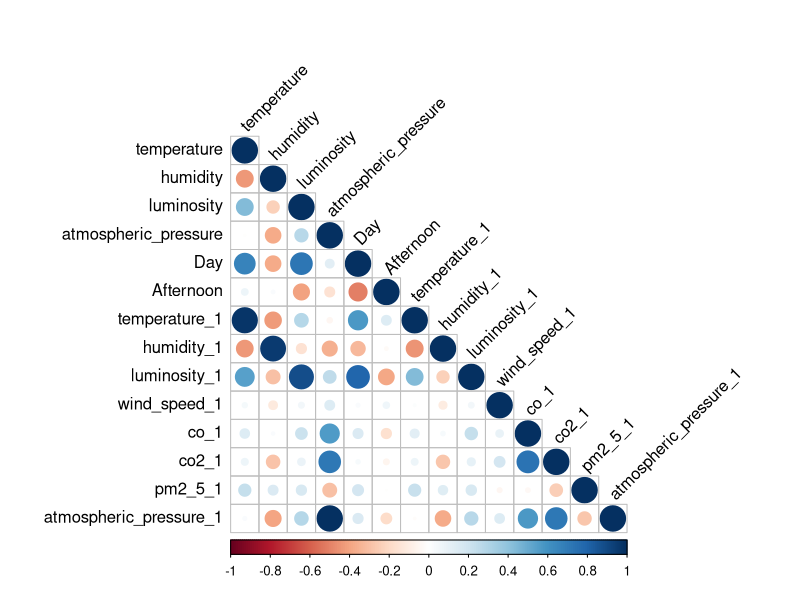
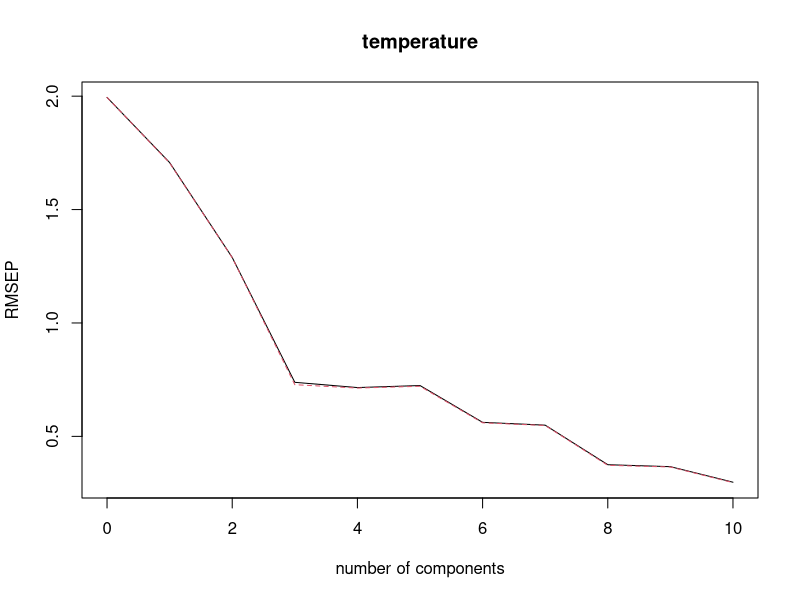
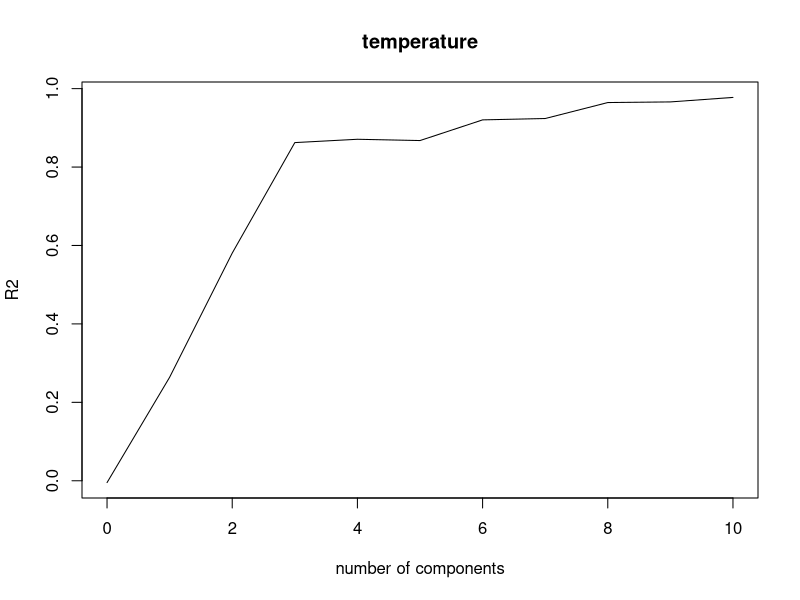
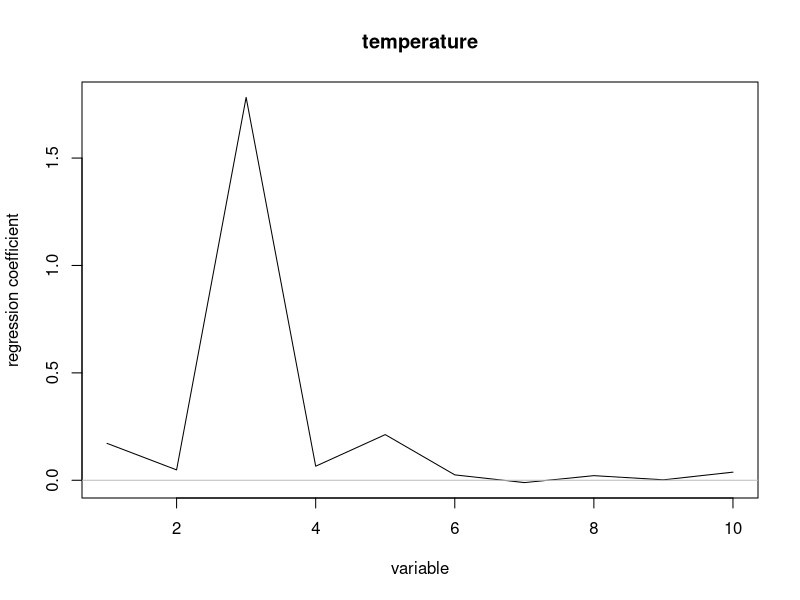
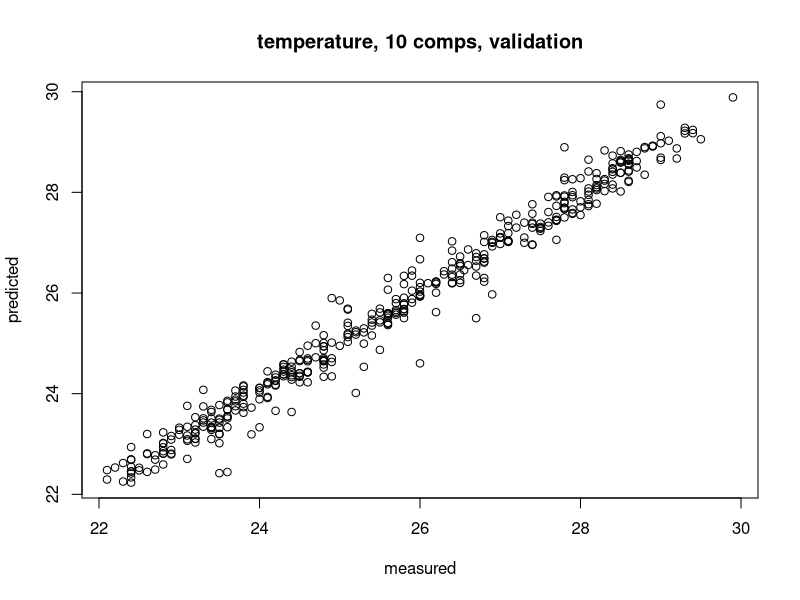
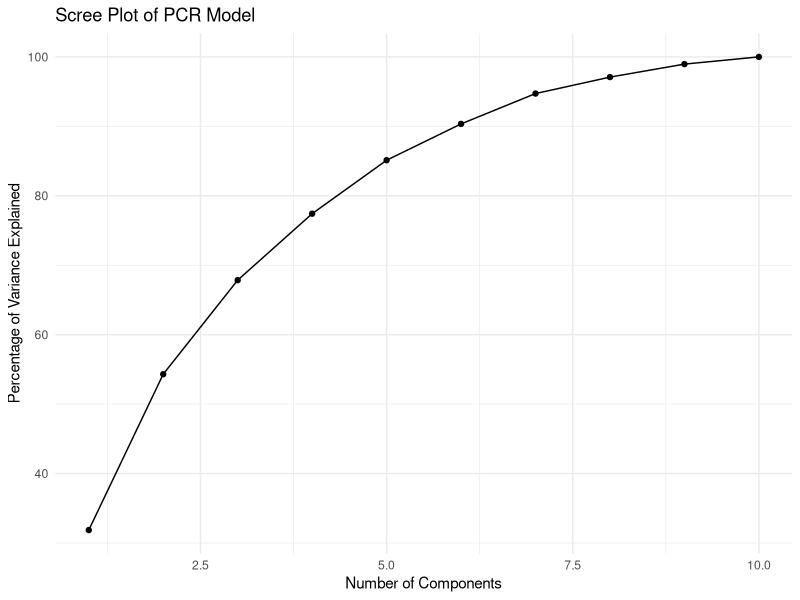
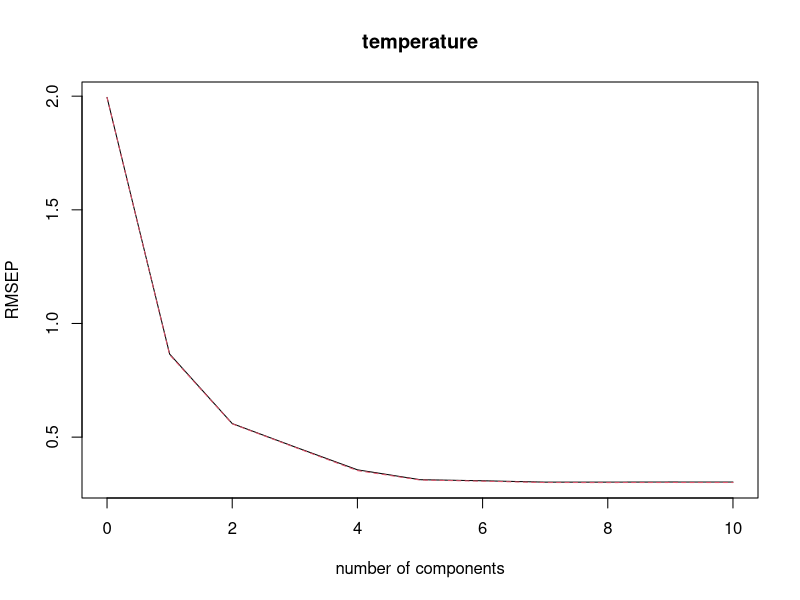
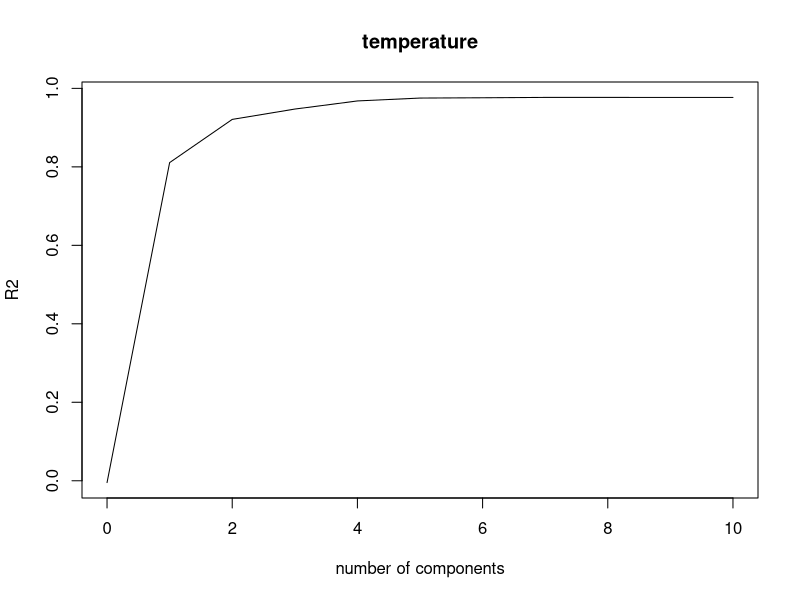

The R script that drew these images, in order: (Note: this script raises an error after producing the figures.)
setwd('C:\\Users\\user\\Desktop\\IoTFeds\\everweather_Imprv\\everW')
WorkingEnviroment <- setwd('C:\\Users\\user\\Desktop\\IoTFeds\\everweather_Imprv\\everW')
library(readxl)

Data <- read_excel("MyData.xlsx")
summary(Data)
library(corrplot)

# Extract numeric columns
numeric_columns <- sapply(Data, is.numeric)
numeric_data <- Data[, numeric_columns]
# Calculate the correlation matrix
cor_matrix <- cor(numeric_data)
# Visualize the correlation matrix using corrplot
corrplot(cor_matrix, method = "circle", type = 'lower', tl.col = "black", tl.srt = 45)

library(dplyr)
library(tidyr)
library(pls)

Data <- Data[, !names(Data) %in% c('rain_percentage_1')]
# Splitting the dataframe
train_set <- Data[1:430, ]
test <- Data[(431:nrow(Data)), ]
data <- train_set

data1 <- data[, !names(data) %in% c('humidity', 'luminosity', 'co', 'c02', 'pm2_5', 'atmospheric_pressure')]
data2 <- data[, !names(data) %in% c('temperature', 'luminosity', 'co', 'c02', 'pm2_5', 'atmospheric_pressure')]
data3 <- data[, !names(data) %in% c('humidity', 'temperature', 'co', 'c02', 'pm2_5', 'atmospheric_pressure')]
data4 <- data[, !names(data) %in% c('humidity', 'luminosity', 'co', 'c02', 'pm2_5', 'temperature')]

test1 <- test[, !names(test) %in% c('humidity', 'luminosity', 'co', 'co2', 'pm2_5', 'atmospheric_pressure')]
test2 <- test[, !names(test) %in% c('temperature', 'luminosity', 'co', 'co2', 'pm2_5', 'atmospheric_pressure')]
test3 <- test[, !names(test) %in% c('humidity', 'temperature', 'co', 'co2', 'pm2_5', 'atmospheric_pressure')]
test4 <- test[, !names(test) %in% c('humidity', 'luminosity', 'co', 'co2', 'pm2_5', 'temperature')]

#Temperature

#PCR
set.seed(2)
pcr_fit2 = pcr(temperature~., data = data1, scale = TRUE, validation = "CV",segments=5)
validationplot(pcr_fit2, val.type = "RMSEP")
validationplot(pcr_fit2, val.type = 'R2')
#validationplot(pcr_fit2, val.type = 'MSEP')
summary(pcr_fit2)
coefplot(pcr_fit2)
predplot(pcr_fit2)

pcr_rmse <- RMSEP(pcr_fit2)$val
min(pcr_rmse)
# Data for Scree Plot
components <- 1:10
variance_explained <- c(31.86 ,   54.31   , 67.85 ,   77.42  ,  85.12  ,  90.35  ,  94.72  ,  97.09 ,   98.96  ,  100.00)

# Create a data frame for ggplot
scree_data <- data.frame(Components = components, Variance = variance_explained)

library(ggplot2)
# Generate the Scree Plot
ggplot(scree_data, aes(x = Components, y = Variance)) +
  geom_line() + 
  geom_point() + 
  theme_minimal() + 
  ggtitle("Scree Plot of PCR Model") + 
  xlab("Number of Components") + 
  ylab("Percentage of Variance Explained")

#PLS

set.seed(1)
pls_fit = plsr(temperature~., data = data1, scale = TRUE, validation = "CV",segments=5 )
summary(pls_fit)

validationplot(pls_fit, val.type = "RMSEP")
validationplot(pls_fit, val.type = 'R2')
#validationplot(pls_fit, val.type = 'MSEP')
coefplot(pls_fit)
predplot(pls_fit)
pls_rmse <- RMSEP(pls_fit)$val
min(pls_rmse)


summary_output <- capture.output(summary(pls_fit))
# Adjust the regular expression based on the exact format of your summary output
variance_pattern <- "X\\s+(\\d+\\.\\d+)\\s+(\\d+\\.\\d+)\\s+(\\d+\\.\\d+)\\s+(\\d+\\.\\d+)\\s+(\\d+\\.\\d+)\\s+(\\d+\\.\\d+)\\s+(\\d+\\.\\d+)\\s+(\\d+\\.\\d+)\\s+(\\d+\\.\\d+)\\s+(\\d+\\.\\d+)"
# Extract the variance explained values
variance_matches <- regmatches(summary_output, regexpr(variance_pattern, summary_output))
# Process the extracted string to get numeric values
variance_values <- as.numeric(unlist(strsplit(variance_matches, "\\s+"))[-1])

components <- 1:10
# Plotting the scree plot
plot(components, variance_values, type = "b", xlab = "Number of Components", ylab = "Explained Variance (%)",
     pch = 19, col = "blue", main = "Scree Plot")

#Luminosity

#PCR

pcr_fit2 = pcr(luminosity~., data = data3, scale = TRUE, validation = "CV", segments=5)
validationplot(pcr_fit2, val.type = "RMSEP")
validationplot(pcr_fit2, val.type = 'R2')
#validationplot(pcr_fit2, val.type = 'MSEP')
summary(pcr_fit2)
coefplot(pcr_fit2)
predplot(pcr_fit2)
pcr_rmse <- RMSEP(pcr_fit2)$val
min(pcr_rmse)
summary_output <- capture.output(summary(pcr_fit2))
# Adjust the regular expression based on the exact format of your summary output
variance_pattern <- "X\\s+(\\d+\\.\\d+)\\s+(\\d+\\.\\d+)\\s+(\\d+\\.\\d+)\\s+(\\d+\\.\\d+)\\s+(\\d+\\.\\d+)\\s+(\\d+\\.\\d+)\\s+(\\d+\\.\\d+)\\s+(\\d+\\.\\d+)\\s+(\\d+\\.\\d+)\\s+(\\d+\\.\\d+)"
# Extract the variance explained values
variance_matches <- regmatches(summary_output, regexpr(variance_pattern, summary_output))
# Process the extracted string to get numeric values
variance_values <- as.numeric(unlist(strsplit(variance_matches, "\\s+"))[-1])
components <- 1:10
# Plotting the scree plot
plot(components, variance_values, type = "b", xlab = "Number of Components", ylab = "Explained Variance (%)",
     pch = 19, col = "blue", main = "Scree Plot")

#PLS

set.seed(1)
pls_fit = plsr(luminosity~., data = data3, scale = TRUE, validation = "CV",segments=5)
summary(pls_fit)

validationplot(pls_fit, val.type = "RMSEP")
validationplot(pls_fit, val.type = 'R2')
#validationplot(pls_fit, val.type = 'MSEP')
coefplot(pls_fit)
predplot(pls_fit)
pls_rmse <- RMSEP(pls_fit)$val
min(pls_rmse)

summary_output <- capture.output(summary(pls_fit))
# Adjust the regular expression based on the exact format of your summary output
variance_pattern <- "X\\s+(\\d+\\.\\d+)\\s+(\\d+\\.\\d+)\\s+(\\d+\\.\\d+)\\s+(\\d+\\.\\d+)\\s+(\\d+\\.\\d+)\\s+(\\d+\\.\\d+)\\s+(\\d+\\.\\d+)\\s+(\\d+\\.\\d+)\\s+(\\d+\\.\\d+)\\s+(\\d+\\.\\d+)"
# Extract the variance explained values
variance_matches <- regmatches(summary_output, regexpr(variance_pattern, summary_output))
# Process the extracted string to get numeric values
variance_values <- as.numeric(unlist(strsplit(variance_matches, "\\s+"))[-1])

components <- 1:10
# Plotting the scree plot
plot(components, variance_values, type = "b", xlab = "Number of Components", ylab = "Explained Variance (%)",
     pch = 19, col = "blue", main = "Scree Plot")

#Humidity
#PCR
pcr_fit2 = pcr(humidity~., data = data2, scale = TRUE, validation = "CV", segments=5)
validationplot(pcr_fit2, val.type = "RMSEP")
validationplot(pcr_fit2, val.type = 'R2')
#validationplot(pcr_fit2, val.type = 'MSEP')
summary(pcr_fit2)
coefplot(pcr_fit2)
predplot(pcr_fit2)
pcr_rmse <- RMSEP(pcr_fit2)$val
min(pcr_rmse)
summary_output <- capture.output(summary(pcr_fit2))
# Adjust the regular expression based on the exact format of your summary output
variance_pattern <- "X\\s+(\\d+\\.\\d+)\\s+(\\d+\\.\\d+)\\s+(\\d+\\.\\d+)\\s+(\\d+\\.\\d+)\\s+(\\d+\\.\\d+)\\s+(\\d+\\.\\d+)\\s+(\\d+\\.\\d+)\\s+(\\d+\\.\\d+)\\s+(\\d+\\.\\d+)\\s+(\\d+\\.\\d+)"
# Extract the variance explained values
variance_matches <- regmatches(summary_output, regexpr(variance_pattern, summary_output))
# Process the extracted string to get numeric values
variance_values <- as.numeric(unlist(strsplit(variance_matches, "\\s+"))[-1])
components <- 1:10
# Plotting the scree plot
plot(components, variance_values, type = "b", xlab = "Number of Components", ylab = "Explained Variance (%)",
     pch = 19, col = "blue", main = "Scree Plot")

#PLS

set.seed(1)
pls_fit = plsr(humidity~., data = data2, scale = TRUE, validation = "CV", segments=5)
summary(pls_fit)

validationplot(pls_fit, val.type = "RMSEP")
validationplot(pls_fit, val.type = 'R2')
#validationplot(pls_fit, val.type = 'MSEP')
coefplot(pls_fit)
predplot(pls_fit)
pls_rmse <- RMSEP(pls_fit)$val
min(pls_rmse)
summary_output <- capture.output(summary(pls_fit))
# Adjust the regular expression based on the exact format of your summary output
variance_pattern <- "X\\s+(\\d+\\.\\d+)\\s+(\\d+\\.\\d+)\\s+(\\d+\\.\\d+)\\s+(\\d+\\.\\d+)\\s+(\\d+\\.\\d+)\\s+(\\d+\\.\\d+)\\s+(\\d+\\.\\d+)\\s+(\\d+\\.\\d+)\\s+(\\d+\\.\\d+)\\s+(\\d+\\.\\d+)"
# Extract the variance explained values
variance_matches <- regmatches(summary_output, regexpr(variance_pattern, summary_output))
# Process the extracted string to get numeric values
variance_values <- as.numeric(unlist(strsplit(variance_matches, "\\s+"))[-1])

components <- 1:10
# Plotting the scree plot
plot(components, variance_values, type = "b", xlab = "Number of Components", ylab = "Explained Variance (%)",
     pch = 19, col = "blue", main = "Scree Plot")

#Atmospheric_pressure

#PCR
pcr_fit2 = pcr(atmospheric_pressure~., data = data4, scale = TRUE, validation = "CV", segments=5)
validationplot(pcr_fit2, val.type = "RMSEP")
validationplot(pcr_fit2, val.type = 'R2')
#validationplot(pcr_fit2, val.type = 'MSEP')
summary(pcr_fit2)
coefplot(pcr_fit2)
predplot(pcr_fit2)
pcr_rmse <- RMSEP(pcr_fit2)$val
min(pcr_rmse)

#print("Minimum RMSE for PCR:", min(pcr_rmse))
variance_explained <- c(31.86    ,54.31   , 67.85   , 77.42  ,  85.12   , 90.35  ,  94.72 ,   97.09 ,   98.96, 100.00)

# Create a data frame for ggplot
scree_data <- data.frame(Components = components, Variance = variance_explained)

# Generate the Scree Plot
ggplot(scree_data, aes(x = Components, y = Variance)) +
  geom_line() + 
  geom_point() + 
  theme_minimal() + 
  ggtitle("Scree Plot of PCR Model") + 
  xlab("Number of Components") + 
  ylab("Percentage of Variance Explained")

#PLS

set.seed(1)
pls_fit = plsr(atmospheric_pressure~., data = data4, scale = TRUE, validation = "CV", segments=5)
summary(pls_fit)

validationplot(pls_fit, val.type = "RMSEP")
validationplot(pls_fit, val.type = 'R2')
#validationplot(pls_fit, val.type = 'MSEP')
coefplot(pls_fit)
predplot(pls_fit)
pls_rmse <- RMSEP(pls_fit)$val
#print("Minimum RMSE for PLSR:", min(pls_rmse))
min(pls_rmse)

variance_explained <- c(29.25  ,  48.54  ,  59.91 ,   70.71,    77.97,    83.45,    91.42  ,  96.69 ,   98.78,  100.00)

# Create a data frame for ggplot
scree_data <- data.frame(Components = components, Variance = variance_explained)

# Generate the Scree Plot
ggplot(scree_data, aes(x = Components, y = Variance)) +
  geom_line() + 
  geom_point() + 
  theme_minimal() + 
  ggtitle("Scree Plot of PLS Model") + 
  xlab("Number of Components") + 
  ylab("Percentage of Variance Explained")

#Test set

pcr_model <- pcr(temperature~., data = data1,scale =TRUE, validation = "CV", segments=5)
pcr_pred <- predict(pcr_model, test1, ncomp =8)
y_test <- test1[, 1]
pcr_pred_numeric <- unlist(pcr_pred)
y_test_numeric <- unlist(y_test)
sqrt(mean((as.numeric(pcr_pred_numeric) - as.numeric(y_test_numeric))^2))


combined_data1 <- rbind(data1, test1)
# Assuming combined_data is your combined dataframe and pcr_pred is your PCR predictions

# Number of predictions
num_predictions <- length(pcr_pred)

# Initialize the temp_pred column with NAs
combined_data1$temp_pred <- NA

# Replace the last num_predictions values in temp_pred with your PCR predictions
combined_data1[(nrow(combined_data1) - num_predictions + 1):nrow(combined_data1), "temp_pred"] <- pcr_pred

# Load necessary library
library(ggplot2)

# Create a dataframe for plotting
plot_data <- data.frame(Index = 1:nrow(combined_data1), 
                        Temperature = combined_data1$temperature, 
                        Temp_Pred = combined_data1$temp_pred)

# Generate the plot
ggplot(plot_data, aes(x = Index)) +
  geom_line(aes(y = Temperature, colour = "Actual Temperature")) +
  geom_line(aes(y = Temp_Pred, colour = "Predicted Temperature")) +
  theme_minimal() +
  labs(title = "Temperature vs Predicted Temperature", 
       x = "Index", 
       y = "Temperature") +
  scale_colour_manual("", 
                      breaks = c("Actual Temperature", "Predicted Temperature"),
                      values = c("blue", "red"))




pcr_model <- pcr(humidity~., data = data2,scale =TRUE, validation = "CV", segments=5)
pcr_pred <- predict(pcr_model, test2, ncomp = 7)
y_test <- test2[, 1]
pcr_pred_numeric <- unlist(pcr_pred)
y_test_numeric <- unlist(y_test)
sqrt(mean((as.numeric(pcr_pred_numeric) - as.numeric(y_test_numeric))^2))

combined_data2 <- rbind(data2, test2)
# Assuming combined_data is your combined dataframe and pcr_pred is your PCR predictions

# Number of predictions
num_predictions <- length(pcr_pred)

# Initialize the temp_pred column with NAs
combined_data2$hum_pred <- NA

# Replace the last num_predictions values in temp_pred with your PCR predictions
combined_data2[(nrow(combined_data2) - num_predictions + 1):nrow(combined_data2), "hum_pred"] <- pcr_pred

# Load necessary library
library(ggplot2)

# Create a dataframe for plotting
plot_data <- data.frame(Index = 1:nrow(combined_data2), 
                        Humidity = combined_data2$humidity, 
                        Hum_Pred = combined_data2$hum_pred)

# Generate the plot
ggplot(plot_data, aes(x = Index)) +
  geom_line(aes(y = Humidity, colour = "Actual Humidity")) +
  geom_line(aes(y = Hum_Pred, colour = "Predicted Humidity")) +
  theme_minimal() +
  labs(title = "Humidity vs Predicted Humidity", 
       x = "Index", 
       y = "Humidity") +
  scale_colour_manual("", 
                      breaks = c("Actual Humidity", "Predicted Humidity"),
                      values = c("blue", "red"))


pcr_model <- pcr(luminosity~., data = data3,scale =TRUE, validation = "CV",segments=5)
pcr_pred <- predict(pcr_model, test3, ncomp =6)
y_test <- test3[, 1]
pcr_pred_numeric <- unlist(pcr_pred)
y_test_numeric <- unlist(y_test)
sqrt(mean((as.numeric(pcr_pred_numeric) - as.numeric(y_test_numeric))^2))

combined_data3 <- rbind(data3, test3)
# Assuming combined_data is your combined dataframe and pcr_pred is your PCR predictions

# Number of predictions
num_predictions <- length(pcr_pred)

# Initialize the temp_pred column with NAs
combined_data3$lum_pred <- NA

# Replace the last num_predictions values in temp_pred with your PCR predictions
combined_data3[(nrow(combined_data3) - num_predictions + 1):nrow(combined_data3), "lum_pred"] <- pcr_pred

# Load necessary library
library(ggplot2)

# Create a dataframe for plotting
plot_data <- data.frame(Index = 1:nrow(combined_data3), 
                        Luminosity = combined_data3$luminosity, 
                        Lum_Pred = combined_data3$lum_pred)

# Generate the plot
ggplot(plot_data, aes(x = Index)) +
  geom_line(aes(y = Luminosity, colour = "Actual Luminosity")) +
  geom_line(aes(y = Lum_Pred, colour = "Predicted Luminosity")) +
  theme_minimal() +
  labs(title = "Luminosity vs Predicted Luminosity", 
       x = "Index", 
       y = "Luminosity") +
  scale_colour_manual("", 
                      breaks = c("Actual Luminosity", "Predicted Luminosity"),
                      values = c("blue", "red"))


pcr_model <- pcr(atmospheric_pressure~., data = data4,scale =TRUE, validation = "CV",segments=5)
pcr_pred <- predict(pcr_model, test4, ncomp = 7)
y_test <- test4[, 1]
pcr_pred_numeric <- unlist(pcr_pred)
y_test_numeric <- unlist(y_test)
sqrt(mean((as.numeric(pcr_pred_numeric) - as.numeric(y_test_numeric))^2))


combined_data4 <- rbind(data4, test4)
# Assuming combined_data is your combined dataframe and pcr_pred is your PCR predictions

# Number of predictions
num_predictions <- length(pcr_pred)

# Initialize the temp_pred column with NAs
combined_data4$temp_pred <- NA

# Replace the last num_predictions values in temp_pred with your PCR predictions
combined_data4[(nrow(combined_data4) - num_predictions + 1):nrow(combined_data4), "atm_pred"] <- pcr_pred

# Load necessary library
library(ggplot2)

# Create a dataframe for plotting
plot_data <- data.frame(Index = 1:nrow(combined_data4), 
                        atmospheric_pressure = combined_data4$atmospheric_pressure, 
                        atm_Pred = combined_data4$atm_pred)

# Generate the plot
ggplot(plot_data, aes(x = Index)) +
  geom_line(aes(y = atmospheric_pressure, colour = "Actual atmospheric_pressure")) +
  geom_line(aes(y = atm_Pred, colour = "Predicted atmospheric_pressure")) +
  theme_minimal() +
  labs(title = "atmospheric_pressure vs Predicted atmospheric_pressure", 
       x = "Index", 
       y = "atmospheric_pressure") +
  scale_colour_manual("", 
                      breaks = c("Actual atmospheric_pressure", "Predicted atmospheric_pressure"),
                      values = c("blue", "red"))

pls_model = plsr(temperature~., data = data1, scale =TRUE, validation = "CV")
pls_pred <- predict(pls_model, test1, ncomp =5)
y_test <- test1[, 1]
pls_pred_numeric <- unlist(pls_pred)
y_test_numeric <- unlist(y_test)
sqrt(mean((as.numeric(pls_pred_numeric) - as.numeric(y_test_numeric))^2))

# Number of predictions
num_predictions <- length(pls_pred)

# Initialize the temp_pred column with NAs
combined_data1$temp_pred2 <- NA

# Replace the last num_predictions values in temp_pred with your PCR predictions
combined_data1[(nrow(combined_data1) - num_predictions + 1):nrow(combined_data1), "temp_pred2"] <- pls_pred

# Load necessary library
library(ggplot2)

# Create a dataframe for plotting
plot_data <- data.frame(Index = 1:nrow(combined_data1), 
                        Temperature = combined_data1$temperature, 
                        Temp_Pred = combined_data1$temp_pred)

# Generate the plot
ggplot(plot_data, aes(x = Index)) +
  geom_line(aes(y = Temperature, colour = "Actual Temperature")) +
  geom_line(aes(y = Temp_Pred, colour = "Predicted Temperature")) +
  theme_minimal() +
  labs(title = "Temperature vs Predicted Temperature", 
       x = "Index", 
       y = "Temperature") +
  scale_colour_manual("", 
                      breaks = c("Actual Temperature", "Predicted Temperature"),
                      values = c("blue", "red"))



pls_model = plsr(humidity~., data = data2, scale =TRUE, validation = "CV")
pls_pred <- predict(pls_model, test2, ncomp = 7)
y_test <- test2[, 1]
pls_pred_numeric <- unlist(pls_pred)
y_test_numeric <- unlist(y_test)
sqrt(mean((as.numeric(pls_pred_numeric) - as.numeric(y_test_numeric))^2))

combined_data2$hum_pred2 <- NA
combined_data2[(nrow(combined_data2) - num_predictions + 1):nrow(combined_data2), "hum_pred2"] <- pls_pred
library(ggplot2)
plot_data <- data.frame(Index = 1:nrow(combined_data2), 
                        Humidity = combined_data2$humidity, 
                        Hum_Pred = combined_data2$hum_pred2)

ggplot(plot_data, aes(x = Index)) +
  geom_line(aes(y = Humidity, colour = "Actual Humidity")) +
  geom_line(aes(y = Hum_Pred, colour = "Predicted Humidity")) +
  theme_minimal() +
  labs(title = "Humidity vs Predicted Humidity", 
       x = "Index", 
       y = "Humidity") +
  scale_colour_manual("", 
                      breaks = c("Actual Humidity", "Predicted Humidity"),
                      values = c("blue", "red"))

pls_model = plsr(luminosity~., data = data3, scale =TRUE, validation = "CV")
pls_pred <- predict(pls_model, test3, ncomp = 4)
y_test <- test3[, 1]
pls_pred_numeric <- unlist(pls_pred)
y_test_numeric <- unlist(y_test)
sqrt(mean((as.numeric(pls_pred_numeric) - as.numeric(y_test_numeric))^2))

combined_data3$lum_pred2 <- NA
combined_data3[(nrow(combined_data3) - num_predictions + 1):nrow(combined_data3), "lum_pred2"] <- pls_pred
library(ggplot2)

plot_data <- data.frame(Index = 1:nrow(combined_data3), 
                        Luminosity = combined_data3$luminosity, 
                        Lum_Pred = combined_data3$lum_pred2)

ggplot(plot_data, aes(x = Index)) +
  geom_line(aes(y = Luminosity, colour = "Actual Luminosity")) +
  geom_line(aes(y = Lum_Pred, colour = "Predicted Luminosity")) +
  theme_minimal() +
  labs(title = "Luminosity vs Predicted Luminosity", 
       x = "Index", 
       y = "Luminosity") +
  scale_colour_manual("", 
                      breaks = c("Actual Luminosity", "Predicted Luminosity"),
                      values = c("blue", "red"))

pls_model = plsr(atmospheric_pressure~., data = data4, scale =TRUE, validation = "CV")
pls_pred <- predict(pls_model, test4, ncomp = 5)
y_test <- test4[, 1]
pls_pred_numeric <- unlist(pls_pred)
y_test_numeric <- unlist(y_test)
sqrt(mean((as.numeric(pls_pred_numeric) - as.numeric(y_test_numeric))^2))

num_predictions <- length(pls_pred)
# Initialize the temp_pred column with NAs
combined_data4$atm_pred2 <- NA

# Replace the last num_predictions values in temp_pred with your PCR predictions
combined_data4[(nrow(combined_data4) - num_predictions + 1):nrow(combined_data4), "atm_pred2"] <- pls_pred

# Load necessary library
library(ggplot2)

# Create a dataframe for plotting
plot_data <- data.frame(Index = 1:nrow(combined_data4), 
                        atmospheric_pressure = combined_data4$atmospheric_pressure, 
                        atm_Pred = combined_data4$atm_pred2)

# Generate the plot
ggplot(plot_data, aes(x = Index)) +
  geom_line(aes(y = atmospheric_pressure, colour = "Actual atmospheric_pressure")) +
  geom_line(aes(y = atm_Pred, colour = "Predicted atmospheric_pressure")) +
  theme_minimal() +
  labs(title = "atmospheric_pressure vs Predicted atmospheric_pressure", 
       x = "Index", 
       y = "atmospheric_pressure") +
  scale_colour_manual("", 
                      breaks = c("Actual atmospheric_pressure", "Predicted atmospheric_pressure"),
                      values = c("blue", "red"))
